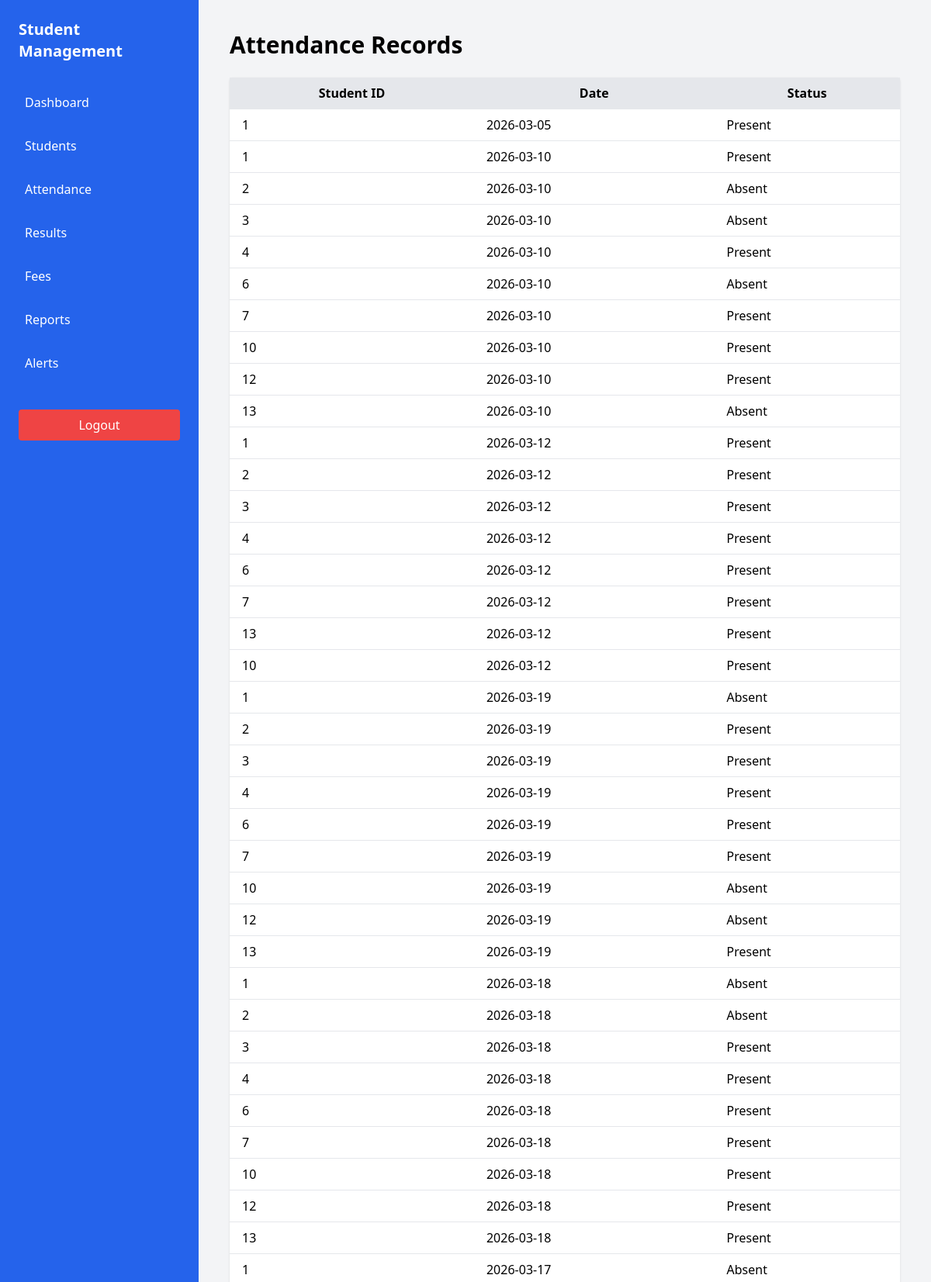
The app's page /view_attendance.php (upper part) with its own data.
### tables this page shows
CREATE TABLE `attendance` (
  `attendance_id` int(11) NOT NULL,
  `student_id` int(11) DEFAULT NULL,
  `date` date DEFAULT NULL,
  `status` enum('Present','Absent') DEFAULT NULL
);

### view_attendance.php (the view, shortened to what this page needs)
<?php
include("database.php");
$query = "SELECT * FROM attendance";
$result = mysqli_query($conn, $query);
?>
<!DOCTYPE html>
<html>
<head>
<script src="https://cdn.tailwindcss.com"></script>
</head>
<body class="bg-gray-100">
<div class="flex">
<?php include("sidebar.php"); ?>
<div class="flex-1 p-10">
<h2 class="text-3xl font-bold mb-6">
Attendance Records
</h2>
<table class="min-w-full bg-white shadow rounded">
<thead class="bg-gray-200">
<tr>
<th class="py-2 px-4">Student ID</th>
<th class="py-2 px-4">Date</th>
<th class="py-2 px-4">Status</th>
</tr>
</thead>
<tbody>
<?php while($row = mysqli_fetch_assoc($result)) { ?>
<tr class="border-t">
<td class="py-2 px-4"><?php echo $row['student_id']; ?></td>
<td class="py-2 px-4"><?php echo $row['date']; ?></td>
<td class="py-2 px-4"><?php echo $row['status']; ?></td>
</tr>
<?php } ?>
</tbody>
</table>
</div>
</div>
</body>
</html>

### records on screen
attendance: student "1", date "2026-03-05", status "Present"
attendance: student "1", date "2026-03-10", status "Present"
attendance: student "2", date "2026-03-10", status "Absent"
attendance: student "3", date "2026-03-10", status "Absent"
attendance: student "4", date "2026-03-10", status "Present"
attendance: student "6", date "2026-03-10", status "Absent"
attendance: student "7", date "2026-03-10", status "Present"
attendance: student "10", date "2026-03-10", status "Present"
attendance: student "12", date "2026-03-10", status "Present"
attendance: student "13", date "2026-03-10", status "Absent"
attendance: student "1", date "2026-03-12", status "Present"
attendance: student "2", date "2026-03-12", status "Present"
attendance: student "3", date "2026-03-12", status "Present"
attendance: student "4", date "2026-03-12", status "Present"
attendance: student "6", date "2026-03-12", status "Present"
attendance: student "7", date "2026-03-12", status "Present"
attendance: student "13", date "2026-03-12", status "Present"
attendance: student "10", date "2026-03-12", status "Present"
attendance: student "1", date "2026-03-19", status "Absent"
attendance: student "2", date "2026-03-19", status "Present"
attendance: student "3", date "2026-03-19", status "Present"
attendance: student "4", date "2026-03-19", status "Present"
attendance: student "6", date "2026-03-19", status "Present"
attendance: student "7", date "2026-03-19", status "Present"
attendance: student "10", date "2026-03-19", status "Absent"
attendance: student "12", date "2026-03-19", status "Absent"
attendance: student "13", date "2026-03-19", status "Present"
attendance: student "1", date "2026-03-18", status "Absent"
attendance: student "2", date "2026-03-18", status "Absent"
attendance: student "3", date "2026-03-18", status "Present"
attendance: student "4", date "2026-03-18", status "Present"
attendance: student "6", date "2026-03-18", status "Present"
attendance: student "7", date "2026-03-18", status "Present"
attendance: student "10", date "2026-03-18", status "Present"
attendance: student "12", date "2026-03-18", status "Present"
attendance: student "13", date "2026-03-18", status "Present"
attendance: student "1", date "2026-03-17", status "Absent"
